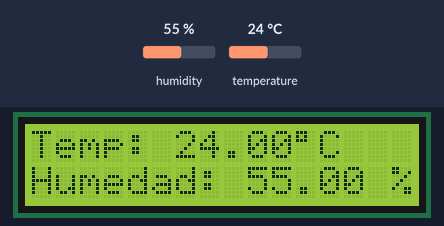
The sketch below on a simulated Arduino Uno, built with avr-gcc and run on an emulated ATmega328P. Parts: 16×2 character LCD. The test bench sets the inputs (shaded band); at power-on: humidity 55 %, temperature 24 °C.

Above: at 3.2 s.
3.3 s: humidity set to 22 %
At 5.4 s:
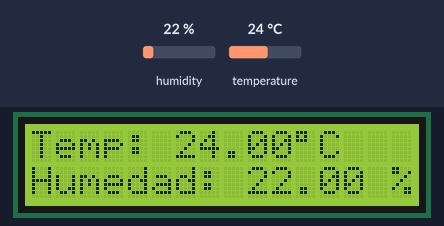
6.0 s: temperature set to 12 °C
At 7.3 s:
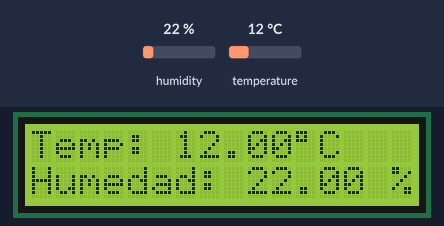
8.7 s: humidity set to 40 %
At 11.1 s:
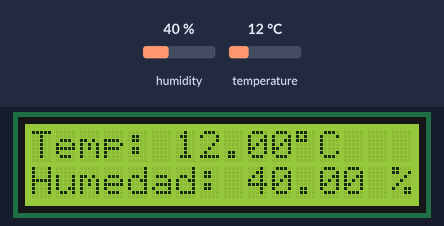
11.6 s: temperature set to 19 °C
At 13.0 s:
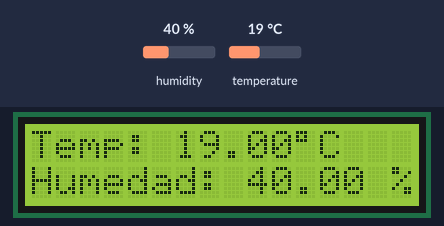
Timing chart, 0 to 14.6 s (numbered marks = the images above; inputs shaded):
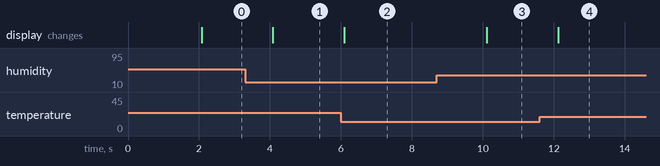

The sketch:

sketch.ino
```cpp
#include <DHT.h>
#include <LiquidCrystal.h>

#define DHTPIN 7
#define DHTTYPE DHT22
DHT dht(DHTPIN, DHTTYPE);

LiquidCrystal lcd(12, 11, 5, 4, 3, 2);

void setup() {
  lcd.begin(16, 2);
  dht.begin();
  lcd.print("Iniciando...");
  delay(2000);
  lcd.clear();
}

void loop() {
  float h = dht.readHumidity();
  float t = dht.readTemperature();

  if (isnan(h) || isnan(t)) {
    lcd.setCursor(0, 0);
    lcd.print("Error sensor");
    return;
  }

  lcd.setCursor(0, 0);
  lcd.print("Temp: ");
  lcd.print(t);
  lcd.print((char)223);
  lcd.print("C");

  lcd.setCursor(0, 1);
  lcd.print("Humedad: ");
  lcd.print(h);
  lcd.print(" %");

  delay(2000);
}
```

Measured:
- after the input at 3.3 s, the display: changes after 0.79 s (image 1)
- after the input at 6.0 s, the display: changes after 0.10 s (image 2)
- after the input at 8.7 s, the display: changes after 1.4 s (image 3)
- after the input at 11.6 s, the display: changes after 0.53 s (image 4)
